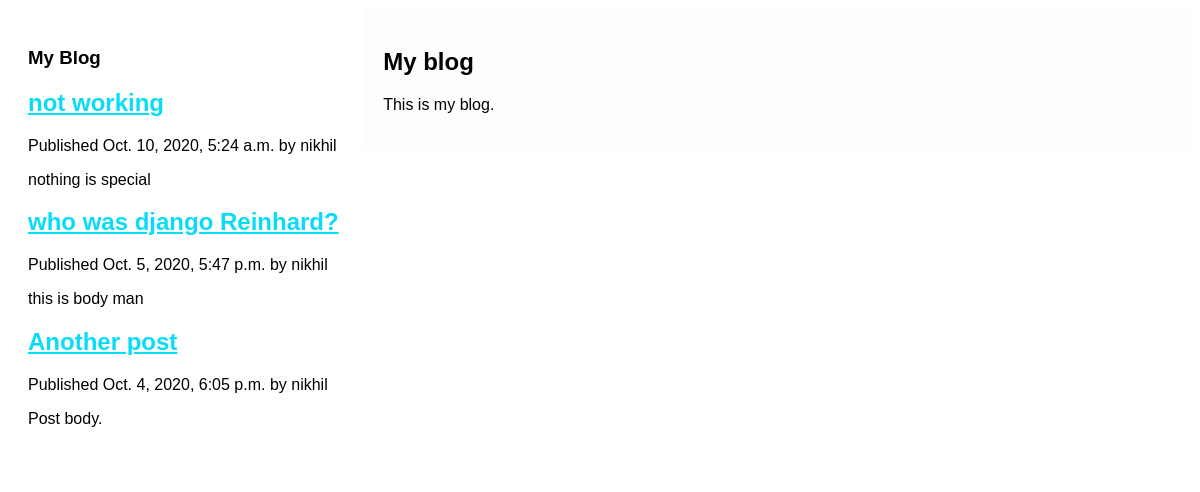
Screenshot of /blog/ with the database file from the repository.
### blog/models.py (models this page shows, shortened)
class Post(models.Model):
    STATUS_CHOICES = (
        ("draft", "Draft"),
        ("published", "Published"),
    )
    title = models.CharField(max_length=250)
    slug = models.SlugField(max_length=250, unique_for_date="publish")
    author = models.ForeignKey(
        User, on_delete=models.CASCADE, related_name="blog_posts"
    )
    body = models.TextField()
    publish = models.DateTimeField(default=timezone.now)
    created = models.DateTimeField(auto_now_add=True)
    updated = models.DateTimeField(auto_now=True)
    status = models.CharField(max_length=10, choices=STATUS_CHOICES, default="draft")
    class Meta:
        ordering = ("-publish",)
    objects = models.Manager()  # 	The	default	manager.
    published = PublishedManager()  # 	Our	custom	manager.
    def get_absolute_url(self):
        return reverse(
            "blog:post_detail",
            args=[self.publish.year, self.publish.month, self.publish.day, self.slug],
        )

### blog/views.py (the view)
# urls.py: path("", views.PostListView.as_view(), name="post_list"),
class PostListView(ListView):
    queryset = Post.published.all()
    context_object_name = "posts"
    paginate_by = 3
    template_name = "blog/post/list.html"

### templates/blog/post/list.html (shortened to what this page needs)
{%	extends	"blog/base.html"	%}
{%	block	content	%}
<h1>My Blog</h1>
{%	for	post	in	posts	%}
<h2>
    <a href="{{	post.get_absolute_url	}}" style="color: rgb(8, 220, 248);">
        {{ post.title	}}
    </a>
</h2>
<p class="date">
    Published {{ post.publish	}} by {{ post.author	}}
</p>
{{ post.body|truncatewords:30|linebreaks	}}
{%	endfor	%}
{%	endblock	%}

### templates/blog/base.html (shortened to what this page needs)
{%	load	static	%}
<!DOCTYPE html>
<html>
    <head>
        <link href="{%	static	'css/blog.css'	%}" rel="stylesheet">
    </head>
    <body>
        <section>
            <nav>
                <div id="content">
                    {%	block	content	%}
                    {%	endblock	%}
                </div>
            </nav>
            <article>
                <div id="sidebar">
                    <h2>My blog</h2>
                    <p>This is my blog.</p>
                </div>
            </article>
        </section>
    </body>
</html>

### static/css/blog.css (style rules this page uses)
* { box-sizing: border-box; }
body { font-family: Arial, Helvetica, sans-serif; }
nav { float: left; width: 30%; height: 100%; background: rgb(255, 255, 255); padding: 20px; }
article { float: left; padding: 20px; width: 70%; background-color: #fdfdfd; height: 100%; }
section:after { content: ""; display: table; clear: both; }

### rows the page displays
Post: title "not working", publish "Oct. 10, 2020, 5:24 a.m.", author "nikhil", body "nothing is special"
Post: title "who was django Reinhard?", publish "Oct. 5, 2020, 5:47 p.m.", author "nikhil", body "this is body man"
Post: title "Another post", publish "Oct. 4, 2020, 6:05 p.m.", author "nikhil", body "Post body."
